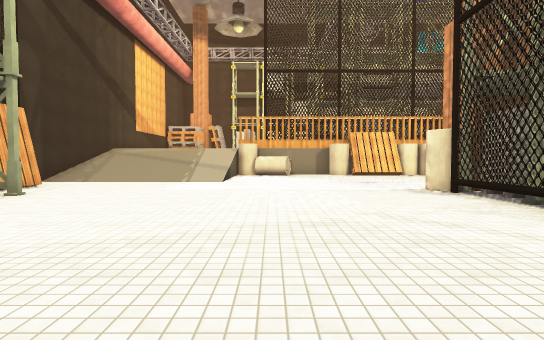
view 1 (above)

18 first-person views from a walk through a scene from a Unity 3-D project. The camera is 1.5 m above the floor, tilts 2° down and sees 80° across. The floor is counted in squares, 2 m on a side. Each view is taken from the middle of a square. On the plan, view 1 faces up. The plan holds only what a view shows up to about 11 squares ahead; the rest is blank. The place goes on beyond the plan. Some surface patterns are stand-ins.

view 2
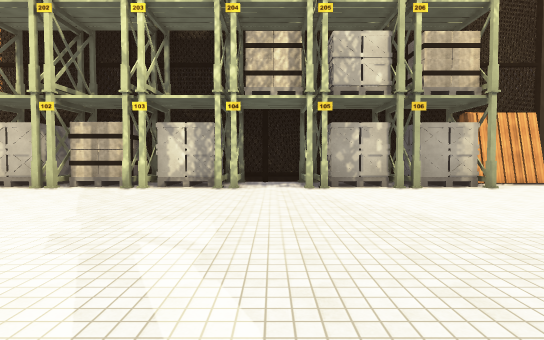

view 3
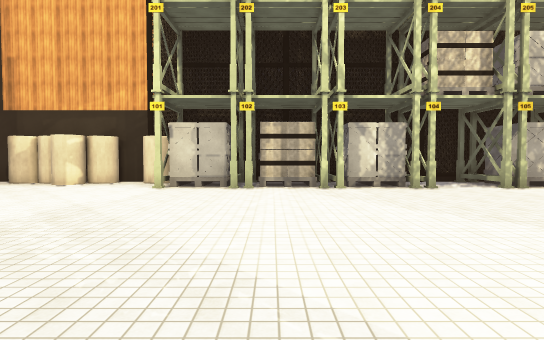

view 4
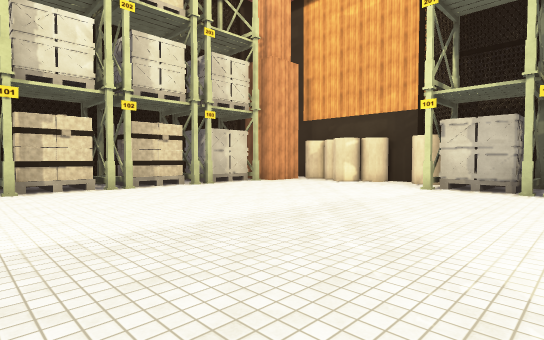

view 5
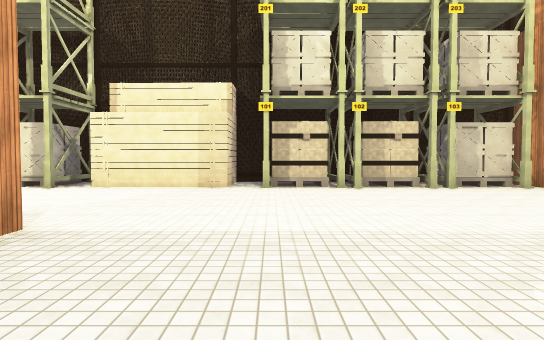

view 6
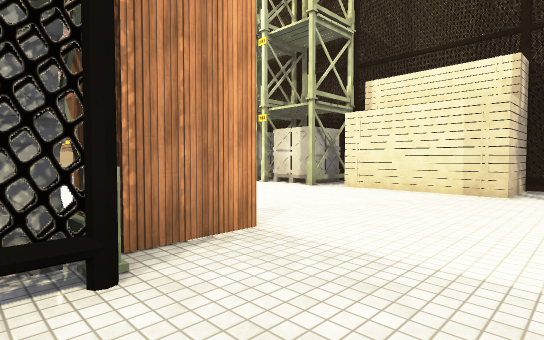

view 7
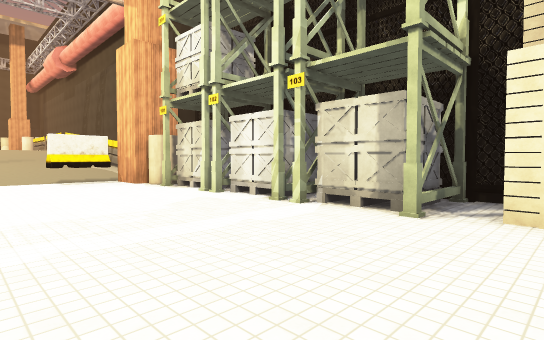

view 8
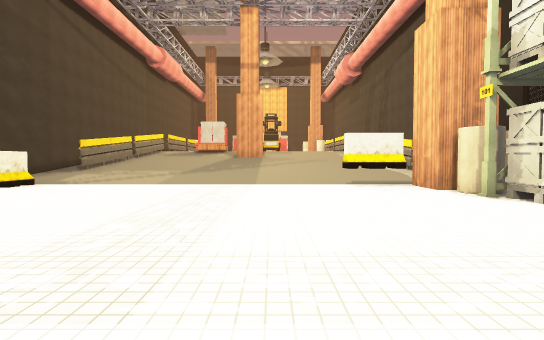

view 9
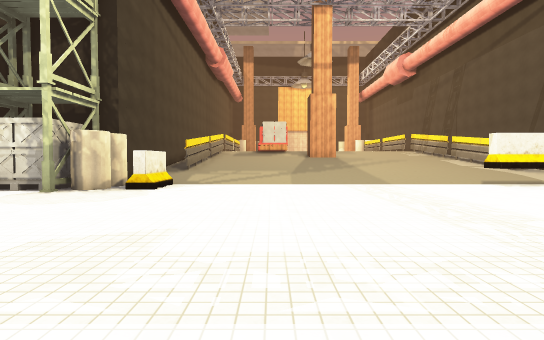

view 10
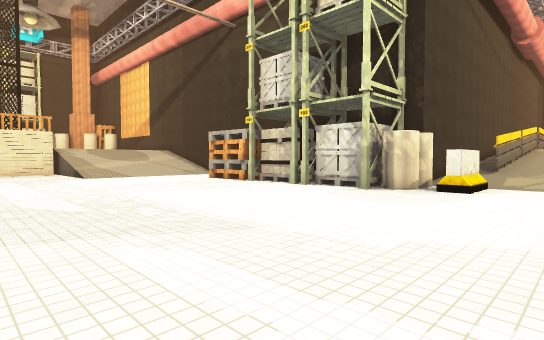

view 11
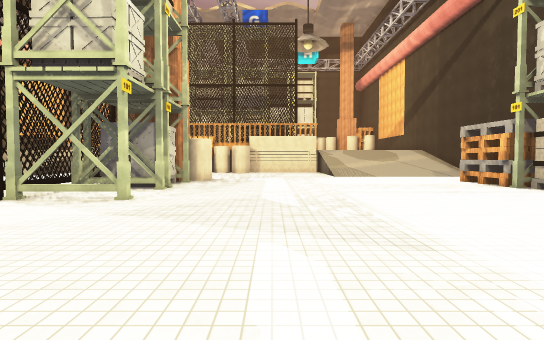

view 12
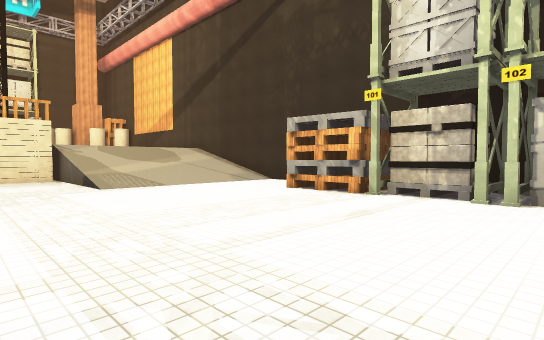

view 13
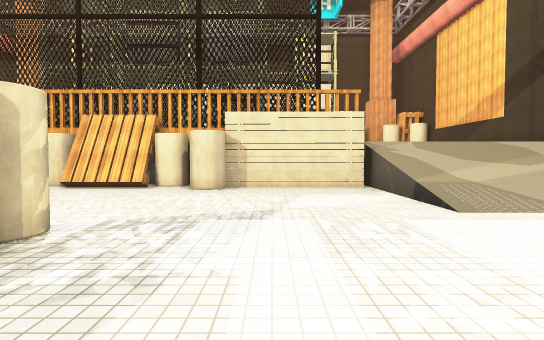

view 14
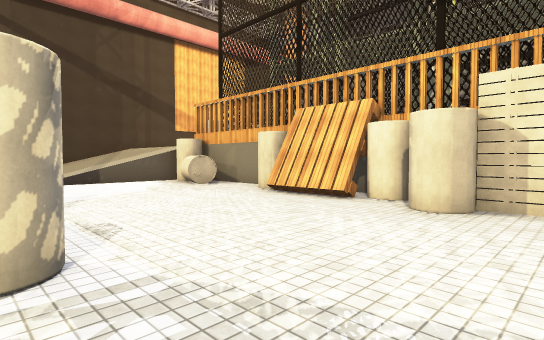

view 15
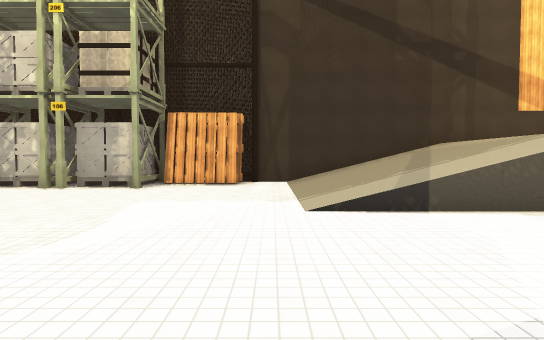

view 16
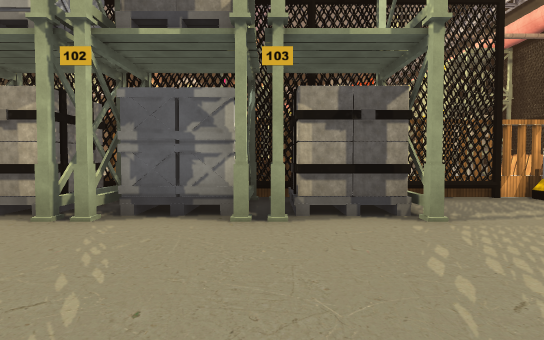

view 17
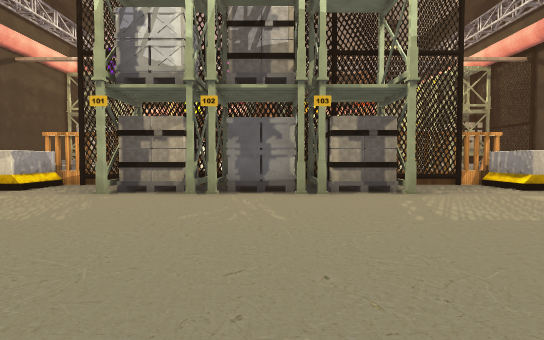

view 18
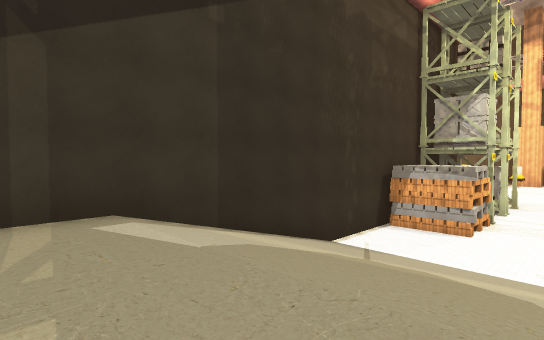

### Floor plan
Key: @ floor where view 1 was taken; # wall or solid block; . main floor; : floor 0.25 m higher than the main floor; + floor 2.5 m higher than the main floor; / step, stairs or slope; O other object.
Columns run from 8 left of view 1 to 19 right of it. Each row starts with its distance up from view 1.
 25              +
 24             +++
 23            +++++
 22           +++++++
 21          +++++++++
 20          +++++++++
 19 #       +++++++++++
 18 #      +++O+O++OOO++
 17 #      O++OOOOOOO++O +++++#
 16 #      O###########O +++++#
 15 #///// OOO.OOOOOOOOO//////#
 14 #//////.O......OO...//////#
 13 #//////.............//////#
 12 #//////.............//////#
 11 #//////.............//////#
 10 #.........................#
  9 #O............O...........#
  8  O..........O#OO..........#
  7  O.O........#OO........OOO#
  6 #OO.........#OO........OOO
  5 #OO.........#OO.........OO
  4 ##OO........#...........OO#
  3 #OO.........#OO........OOO#
  2 #OOO.......  ...........OO#
  1 #........... ..........OOO##
  0 #OOO....@..   ..........OO.:
 -1 #OO.......     .........OO.:
 -2 ##OO......      ...........:
 -3 #OO........     ...........:
 -4 #OO......... OO ...........:
 -5 #OOO........#OO  ..........:
 -6  OO..........O#  ..........:
 -7  OOO.........##  ..........:
 -8 #O.........................:
 -9 #O.........................:
-10 #OO......................O.:
-11  O.......................O.:
-12  O #..O.O.O.....O.O.O..O##.:
-13    #OOOOOOOOOOO.OOOOOOO
-14      # OOOOOOOO.#OO O
-15      #######   ##

Where each view was taken, in squares from view 1:
view 1: 0 up, 0 right, facing up
view 2: 1 up, 3 right, facing left
view 3: 4 down, 3 right, facing left
view 4: 4 down, 3 right, facing down-left
view 5: 4 down, 2 right, facing down
view 6: 5 down, 2 right, facing down-right
view 7: 8 down, 6 right, facing down-right
view 8: 8 down, 8 right, facing right
view 9: 4 down, 8 right, facing right
view 10: 3 down, 8 right, facing up-right
view 11: 3 down, 9 right, facing up
view 12: 2 up, 9 right, facing up-right
view 13: 6 up, 9 right, facing up
view 14: 9 up, 9 right, facing up-left
view 15: 10 up, 3 right, facing left
view 16: 22 up, 4 right, facing down
view 17: 25 up, 5 right, facing down
view 18: 17 up, 13 right, facing down-right
